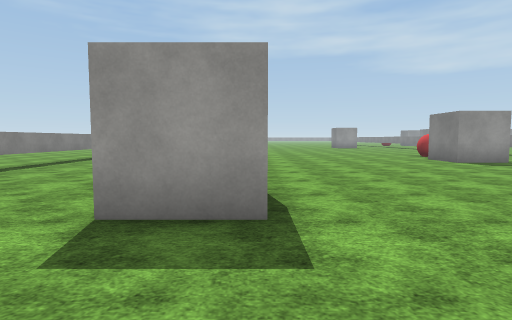
view 1 (above)

23 first-person views from a walk through a scene from a Unity 3-D project. The camera is 1.4 m above the floor, tilts 4° down and sees 80° across. The floor is counted in squares, 2 m on a side. Each view is taken from the middle of a square. On the plan, view 1 faces up. The plan holds only what a view shows up to about 10 squares ahead; the rest is blank. The place goes on beyond the plan. The terrain is drawn as flat ground. The player is left out. Surface patterns are stand-ins for the level's own textures.

view 2
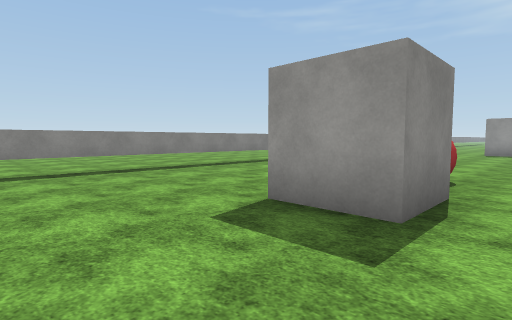

view 3
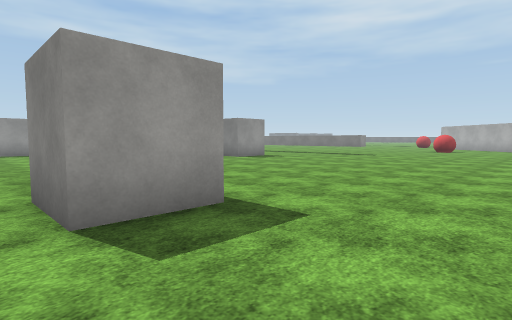

view 4
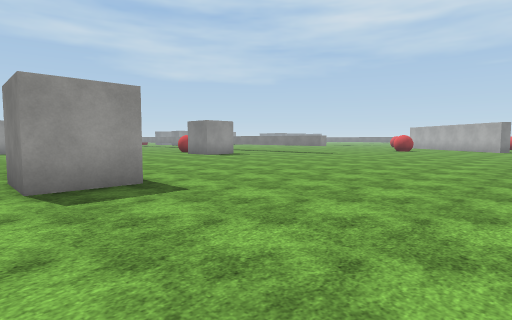

view 5
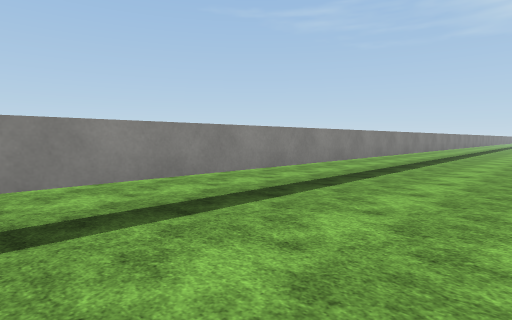

view 6
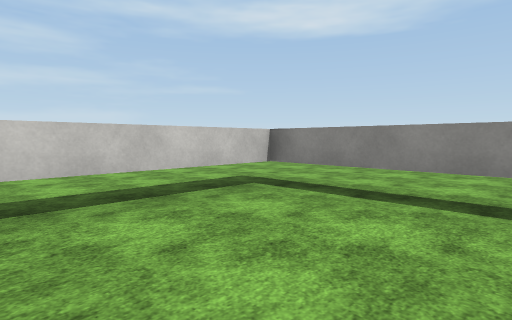

view 7
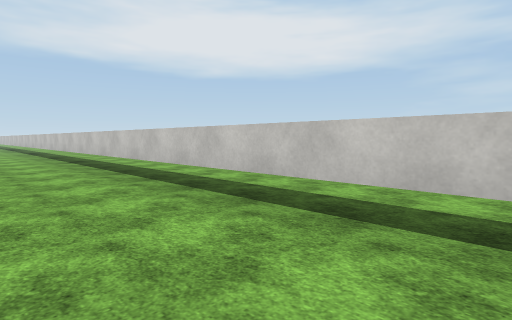

view 8
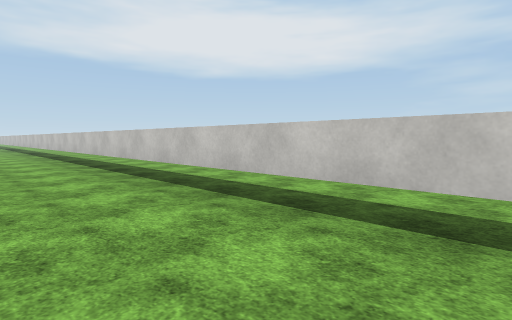

view 9
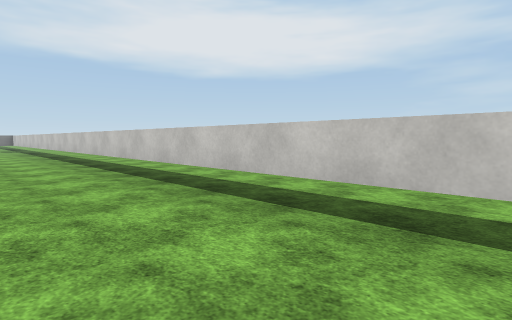

view 10
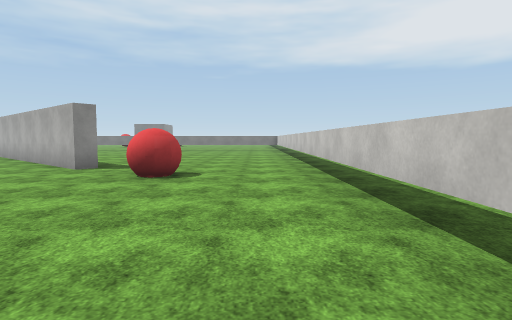

view 11
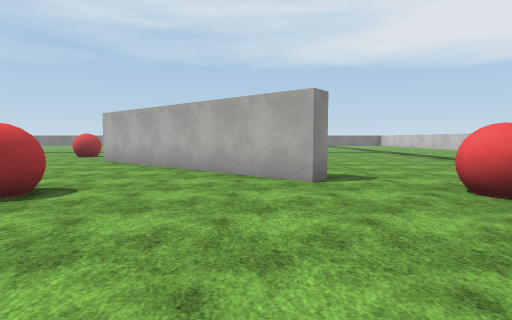

view 12
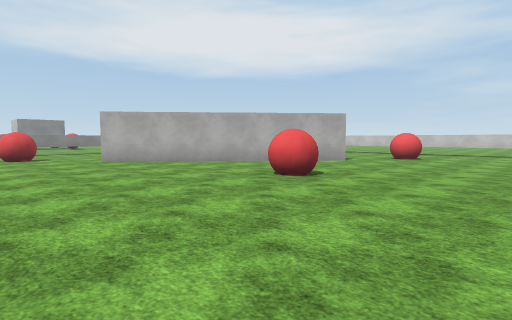

view 13
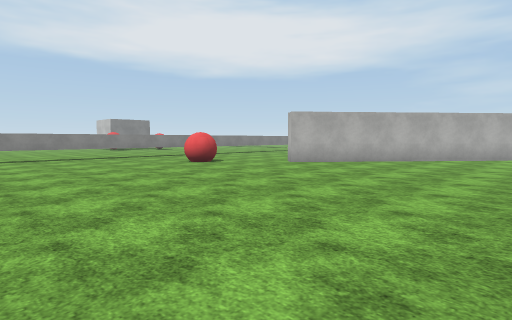

view 14
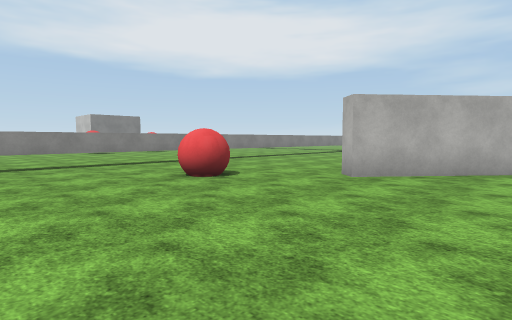

view 15
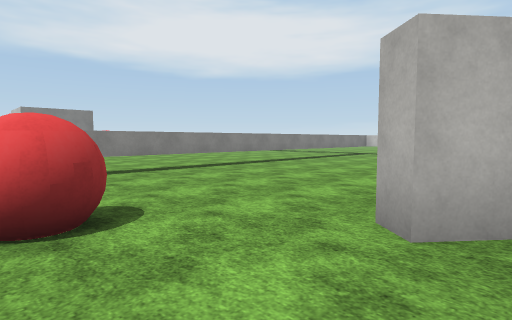

view 16
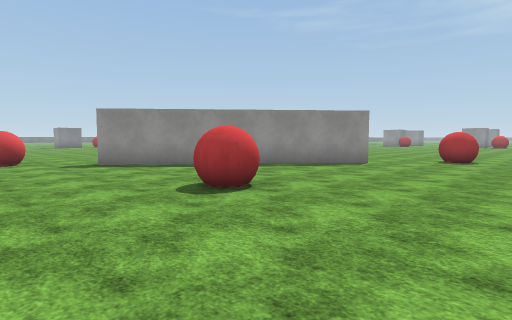

view 17
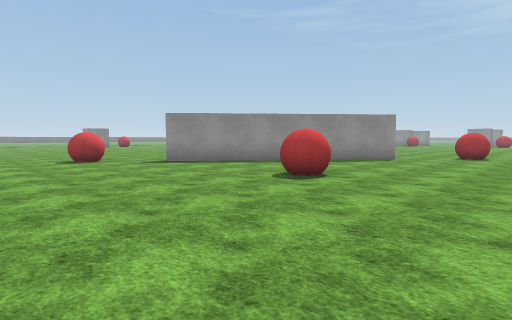

view 18
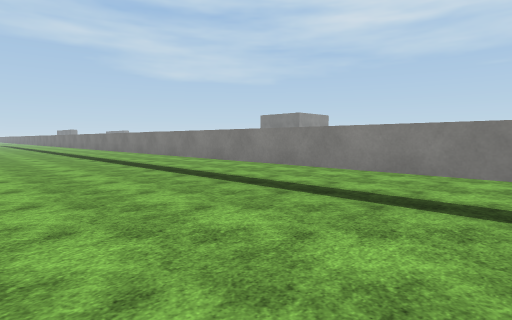

view 19
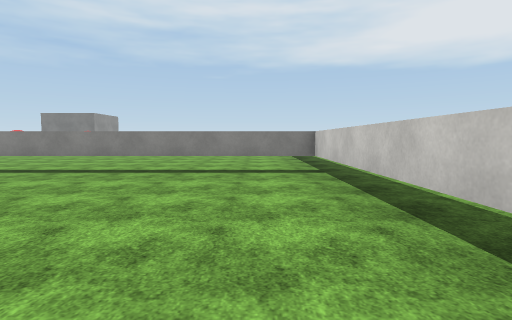

view 20
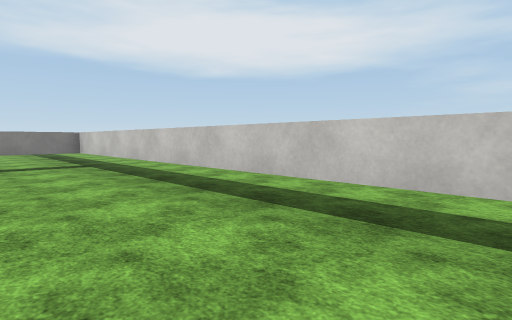

view 21
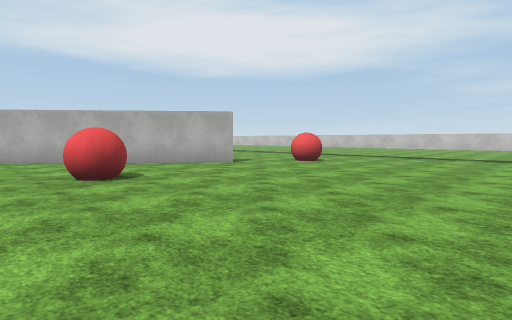

view 22
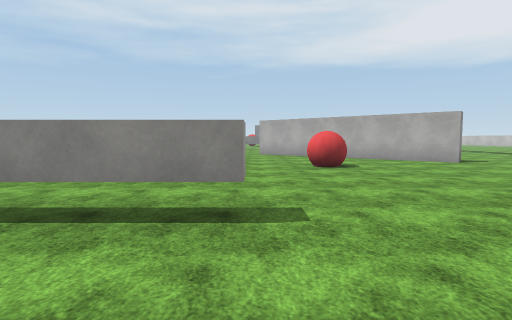

view 23
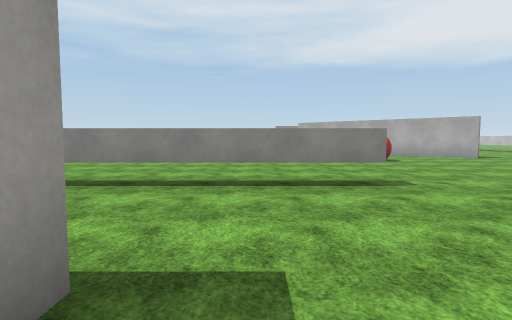

### Floor plan
Key: @ floor where view 1 was taken; # wall or solid block; . floor; B red ball; T thing the floor can be seen under or through.
Columns run from 6 left of view 1 to 30 right of it. Each row starts with its distance up from view 1.
 13      ..             ........
 12      ..           ...............#.
 11      ..         .T...............T.
 10 #    .......# ...T...............T...
  9 #..  .......##...T...............T...
  8 #..  ............T............B..T...
  7 #..  ............T............B..T..
  6 #... B.....................##....T.
  5 #..........................#.....T...
  4 #....##...............B...##.....T...
  3 #....##..................##......T...
  2 #.......................##.......T...
  1 #......................##........T...
  0 #.....@................#....BB...T...
 -1 #................................T...
 -2 #.........       .....B..........T...
 -3 #...... .........................T...
 -4 #................................T...
 -5 #................................T...
 -6 #################################

Positions as (right, up) in squares from view 1, and headings:
1: (0, 0), facing up
2: (1, 0), facing up-left
3: (-2, 0), facing up-right
4: (-2, -2), facing up-right
5: (-3, -4), facing up-left
6: (-2, -2), facing down-left
7: (-5, -3), facing down-right
8: (2, -3), facing down-right
9: (8, -3), facing down-right
10: (10, -4), facing right
11: (12, 1), facing right
12: (12, 9), facing down-right
13: (16, 13), facing down-right
14: (19, 11), facing down-right
15: (21, 8), facing down-right
16: (26, -3), facing up-left
17: (26, -5), facing up-left
18: (24, -5), facing up-right
19: (21, -4), facing right
20: (19, -3), facing down-right
21: (10, 6), facing down-right
22: (8, 6), facing right
23: (6, 8), facing right
